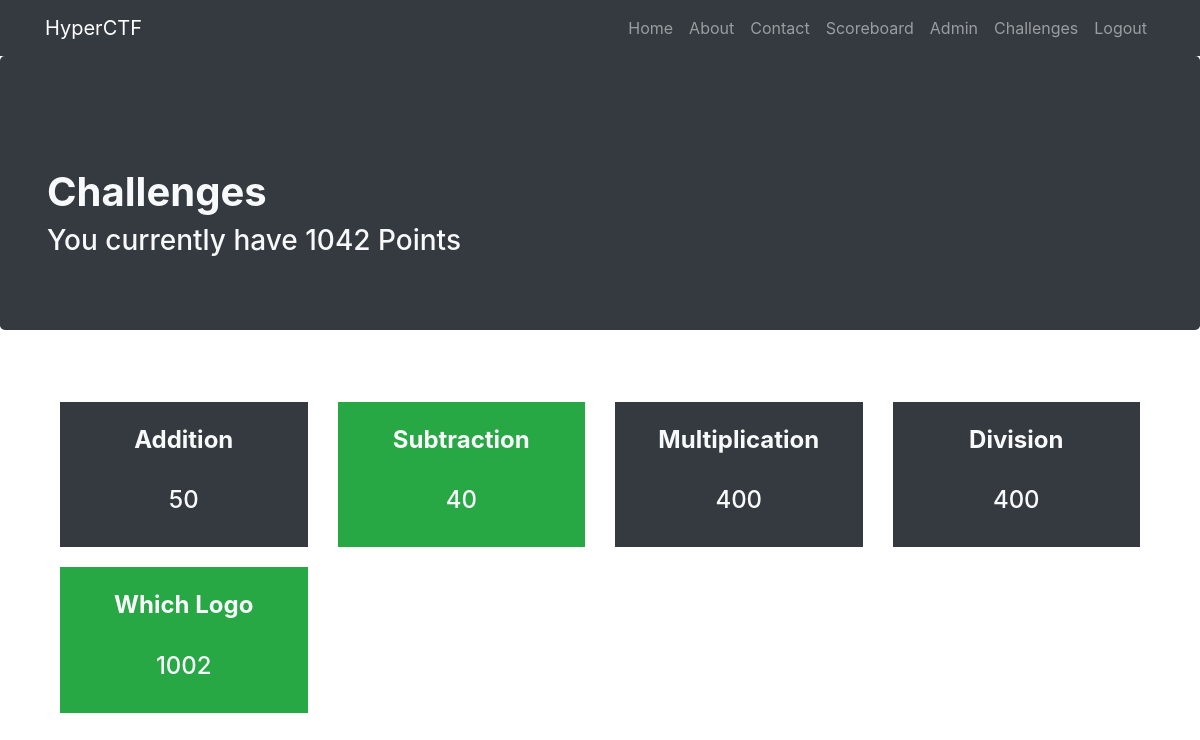
Page /challenges/ (signed in) on the committed database.
### app.py (models this page shows, shortened)
class User(db.Model):
	__tablename__ = "users"
	id = db.Column(db.Integer, primary_key=True)
	username = db.Column(db.String(20), unique=True, nullable=False)
	password = db.Column(db.String(80), unique=False, nullable=False)
	email = db.Column(db.String(80), unique=True, nullable=False)
	points = db.Column(db.Integer, unique=False, nullable=False)
	date_created = db.Column(db.DateTime, default=datetime.datetime.utcnow)
	solved_challenges = db.relationship('Challenge', secondary="solved", backref=db.backref('solved_users', lazy='dynamic'))

class Challenge(db.Model):
	__tablename__ = "challenges"
	id = db.Column(db.Integer, primary_key=True)
	name = db.Column(db.String(20), unique=True, nullable=False)
	points = db.Column(db.Integer, unique=True, nullable=False)
	content = db.Column(db.String(225), unique=True, nullable=False)
	answer = db.Column(db.String(225), unique=True, nullable=False)

### app.py (the view)
@app.route("/challenges/")
def challenges_page():
	if 'username' in session:
		solvedChallenges = []
		for challenge in Challenge.query.all():
			for user in challenge.solved_users:
				if user.username == session['username']:
					solvedChallenges.append(challenge)
					continue
		return render_template("challenges.html", challenges=Challenge.query.all(), points=User.query.filter_by(username=session['username']).first().points, solved_challenges=solvedChallenges)
	else:
		flash('You have to sign up before attempting any questions', at.red.value)
		return redirect(url_for('signup'))

### templates/challenges.html (shortened to what this page needs)
{% extends "header.html"%}
{% block body %}
<div class="jumbotron bg-dark">
  <div class="container">
    <h1 class="mt-5 text-light" align=""><strong> Challenges</strong></h1>
    <h3 class="mt-9 text-light" align=""> You currently have {{ points }} Points</h3>
  </div>
</div>
<div class="container">
  <div class="row">
    <div class="col-lg-12 text-center">
      <div class="container-fluid" style="grid-row-gap: 20px">
        <div class="row" style="margin-top: 20px">
          {% for challenge in challenges %}
          <div class="col-sm-3" style="padding-top: 20px">
            <a style="text-decoration: none;"href="./{{ challenge.id }}">
              {% if challenge in solved_challenges %}
              <div class="bg-success">
                {% else %}
                <div class="bg-dark">
                  {% endif %}
                  <br><h4 class="mt-9 text-light"style="float: center; text-align: center;"><strong>{{ challenge.name }}</strong></h4><br>
                  <h4 class="mt-9 text-light" style="float: center; text-align: center;">{{ challenge.points }}</h4><br>
                </div>
              </a>
            </div>
            {% endfor %}
          </div>
        </div>
      </div>
    </div>
  </div>
  {% endblock %}

### rows in the picture
User: points "1042"
Challenge: name "Addition", points "50"
Challenge: name "Subtraction", points "40"
Challenge: name "Multiplication", points "400"
Challenge: name "Division", points "400"
Challenge: name "Which Logo", points "1002"
